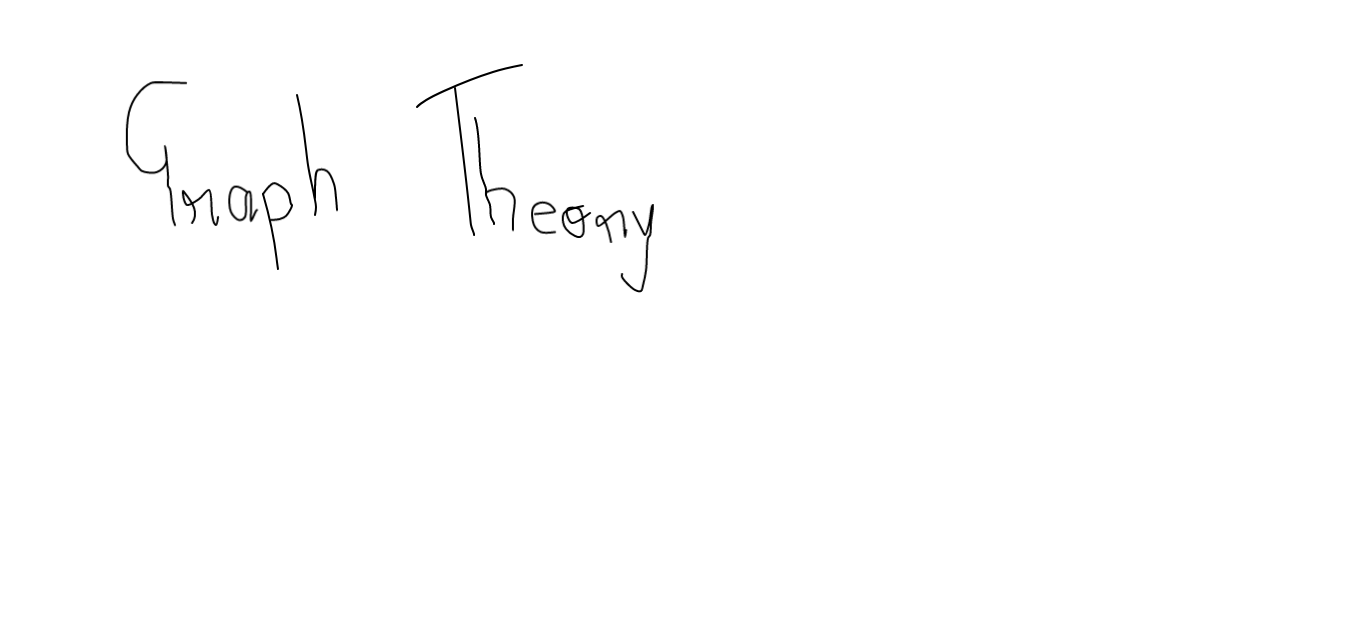
#> input picture ASSIGNMENT_6/image.png, 1364 x 642 px
$ python segment.py
#> lines starting #> are read from the running program, lines starting #| are printed output that depends on the picture; after the words box and inside, x2 and y2 are one past the last pixel; in counts of white or black regions, pixels touching at a corner belong together
#> the answer given: image.png
import warnings
warnings.filterwarnings("ignore", message="numpy.dtype size changed")
warnings.filterwarnings("ignore", message="numpy.ufunc size changed")

import os
os.environ["MKL_THREADING_LAYER"] = "GNU"

import numpy

import cv2
import math
from utility_modules import evaluate, space_contours

# Global Variables Declaration


def add_padding(im):
	old_size = im.shape[:2]
	print(old_size,'hello')
	desired_size = 45

	ratio = float(desired_size)/max(old_size)
	new_size = tuple([int(x*ratio) for x in old_size])

	im = cv2.resize(im, (new_size[1], new_size[0]))

	delta_w = desired_size - new_size[1]
	delta_h = desired_size - new_size[0]
	top, bottom = delta_h//2, delta_h-(delta_h//2)
	left, right = delta_w//2, delta_w-(delta_w//2)

	color = [255]
	new_im = cv2.copyMakeBorder(im, top, bottom, left, right, cv2.BORDER_CONSTANT, value=color)
	return new_im


def process_expression(img_addr, chars):
	# binarized = cv2.adaptiveThreshold(cv2.imread(img_addr, 0), 255, cv2.ADAPTIVE_THRESH_GAUSSIAN_C, cv2.THRESH_BINARY,11,2)
	# binarized = cv2.fastNlMeansDenoisingColored(cv2.imread(img_addr),None,10,10,7,21)
	# binarized = cv2.cvtColor(binarized, cv2.COLOR_RGB2GRAY)
#> called with img_addr = 'image.png'
	binarized = cv2.imread(img_addr, 0)
#> binarized is the input picture: shape (642, 1364); min 0, max 255, mean 254
	for r in range(binarized.shape[0]):
		for c in range(binarized.shape[1]):
			if binarized[r, c] < 127:
				binarized[r, c] = 0
			else:
				binarized[r, c] = 255
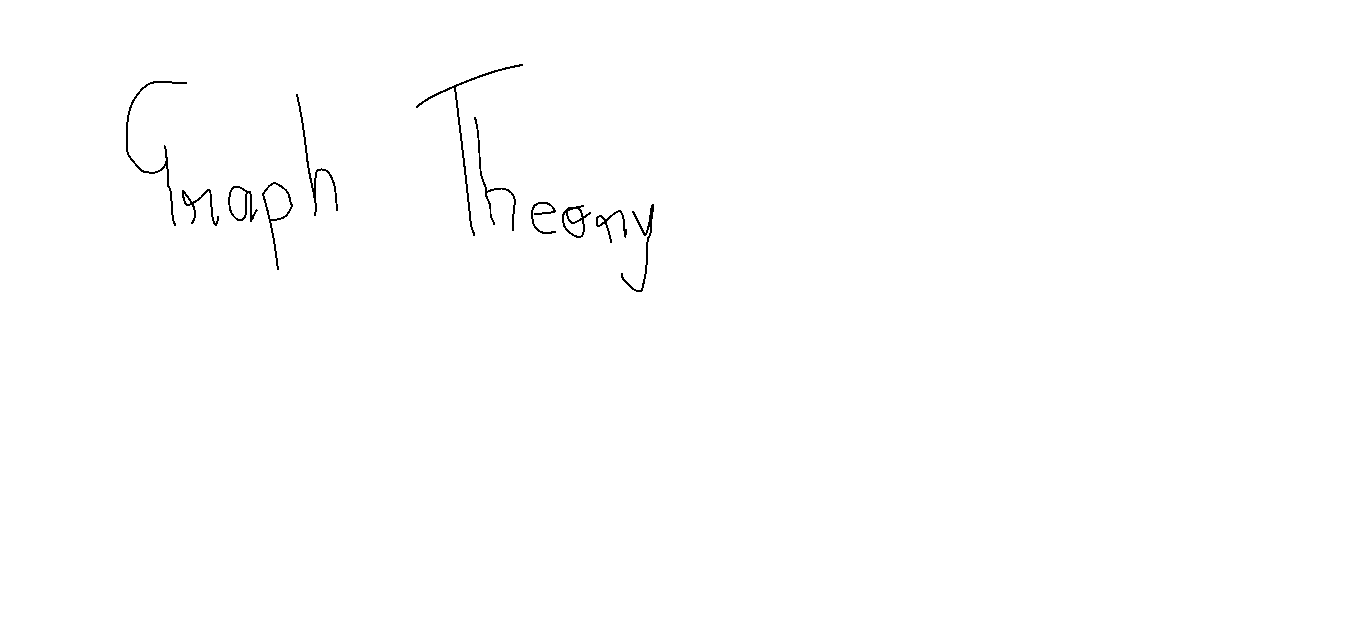
#> binarized: shape (642, 1364); 99.6% white; black in thin lines or dots, all inside (x1, y1, x2, y2) = (126, 64, 654, 292)
	# ret3,binarized = cv2.threshold(binarized, 0, 255, cv2.THRESH_BINARY+cv2.THRESH_OTSU)
	kernel = numpy.ones((3, 3),numpy.uint8)
	binarized = cv2.erode(binarized, kernel, iterations = 1)
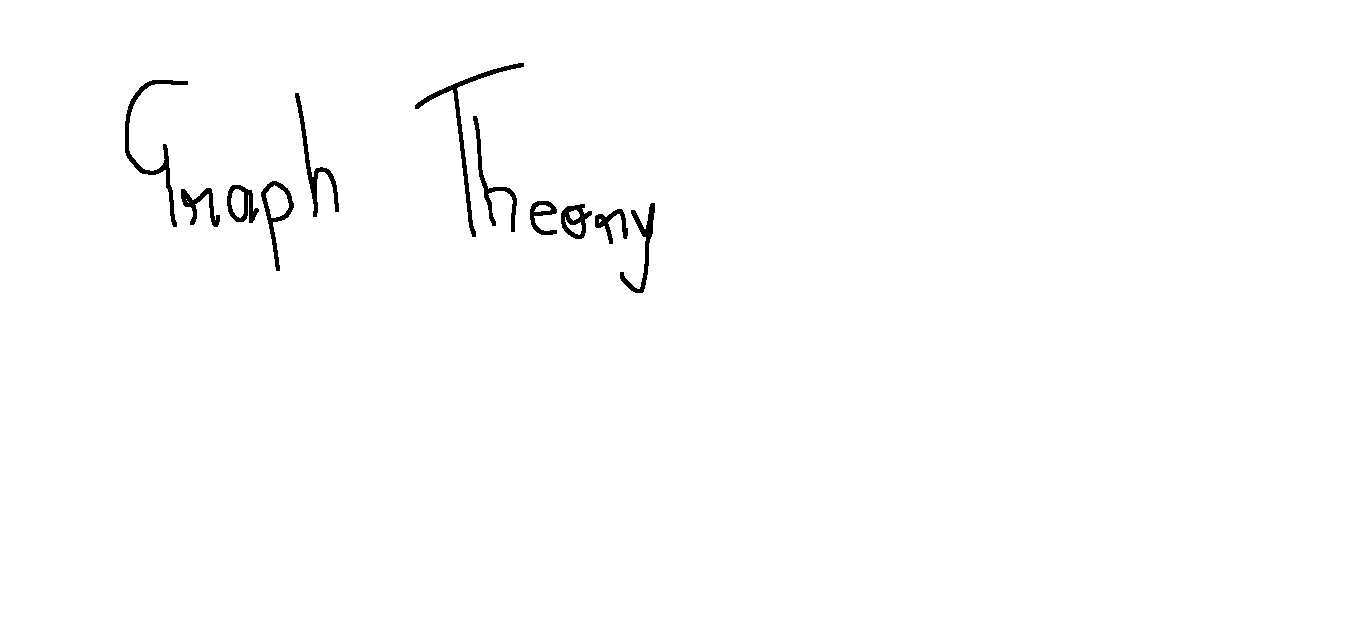
#> binarized: shape (642, 1364); 99.1% white; 11 black regions, largest, box (x1, y1, x2, y2) and area: (415, 63, 524, 237) 1185, (125, 80, 188, 227) 1082, (295, 93, 339, 217) 851
#> (the call stopped at in process_expression, `binarized = space_contours.spacing(binarized)`: utility_modules is not available in this run)
	# binarized = cv2.dilate(binarized, kernel, iterations = 1)
	binarized = space_contours.spacing(binarized)
	cv2.imshow("Image after Spacing", binarized)
	cv2.waitKey(0)
	(cnts, heirarchy) = cv2.findContours(binarized.copy(), cv2.RETR_TREE, cv2.CHAIN_APPROX_SIMPLE)

	contours = []

	for k in range(len(cnts)):
		if heirarchy[0][k][3] == 0:
			contours.append(cv2.boundingRect(cnts[k]))

	contours.sort()


		#uncomment the below code to view segmented tokens
	temp = binarized.copy()
	for x, y, w, h in contours:
		cv2.rectangle(temp, (x, y), (x + w, y + h), 1)
	cv2.imshow("contours", temp)
	cv2.waitKey(0)
	cv2.destroyAllWindows()


	tokens = []

	for k in range(len(contours)):
		x, y, w, h = contours[k]
		chars.append(binarized[y : y + h, x : x + w])
		tokens.append(add_padding(binarized[y : y + h, x : x + w]))
		cv2.imshow("cropped_image"+str(k), add_padding(binarized[y : y + h, x : x + w]))
		cv2.waitKey(0)
	tokens = numpy.array(tokens)
	tokens = tokens.reshape(tokens.shape[0], 1, 45, 45).astype('float32')
	tokens = tokens / 255
	return tokens


if __name__ == "__main__":
	while True:
		img_addr = raw_input("Enter Image Address--->").strip()
#> the answer given: image.png
#> the answer given: image.png
#> (the run stopped early here; a loop or call above may not have finished)

$ run again, on ASSIGNMENT_3/aCUTAL.png
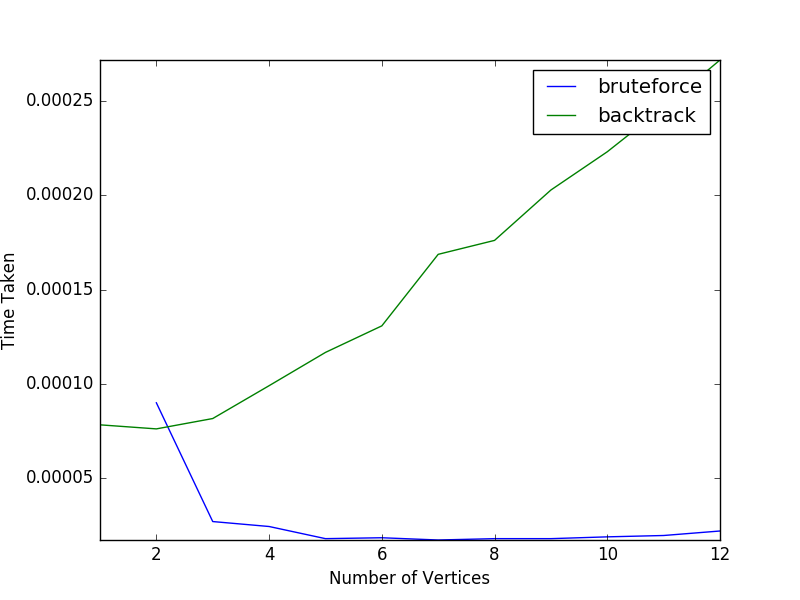
#> input picture ASSIGNMENT_3/aCUTAL.png, 800 x 600 px
#> after the loop in process_expression, `for r in range(binarized.shape[0]):`:
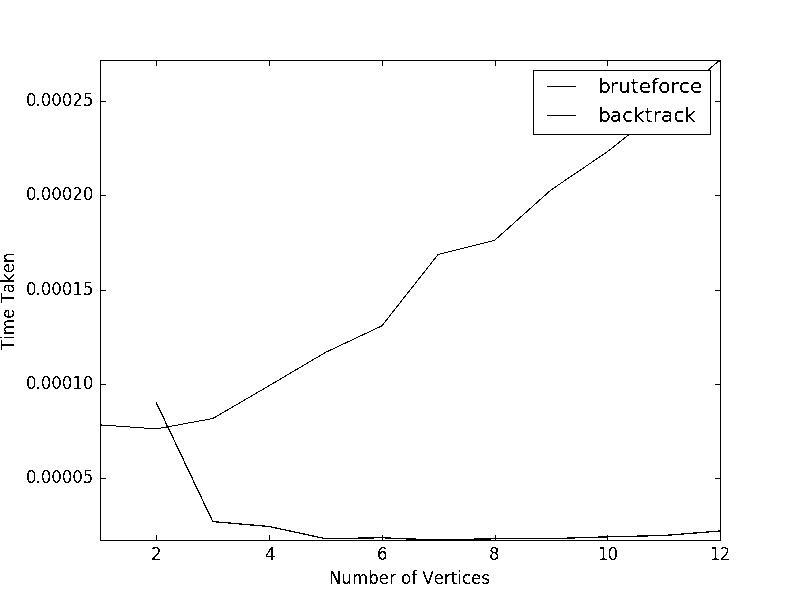
#> binarized: shape (600, 800); 98.4% white; black in thin lines or dots, all inside (x1, y1, x2, y2) = (0, 60, 729, 584)
#> in process_expression, `binarized = cv2.erode(binarized, kernel, iterations = 1)`:
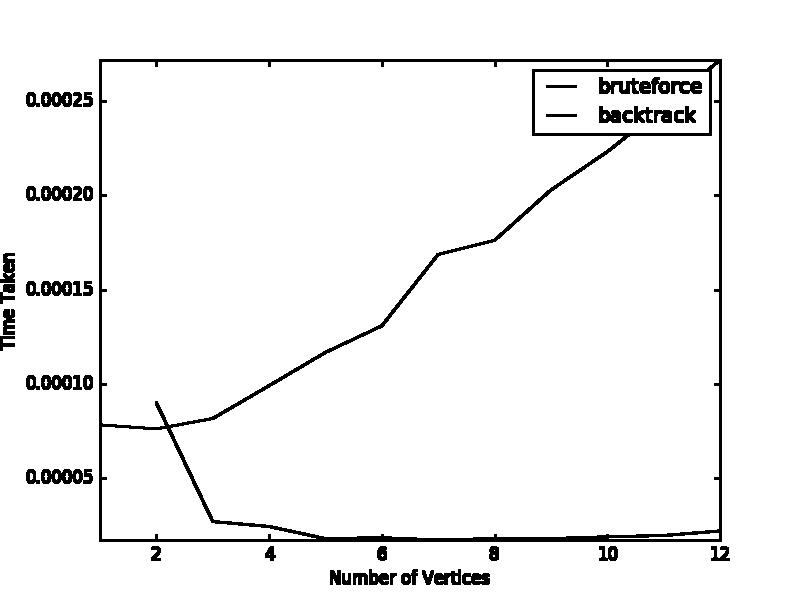
#> binarized: shape (600, 800); 95.5% white; 47 black regions, largest, box (x1, y1, x2, y2) and area: (99, 59, 722, 542) 12521, (599, 77, 670, 94) 744, (41, 469, 93, 484) 583

$ run again, on ASSIGNMENT_3/backtrack vs bruteforce.png
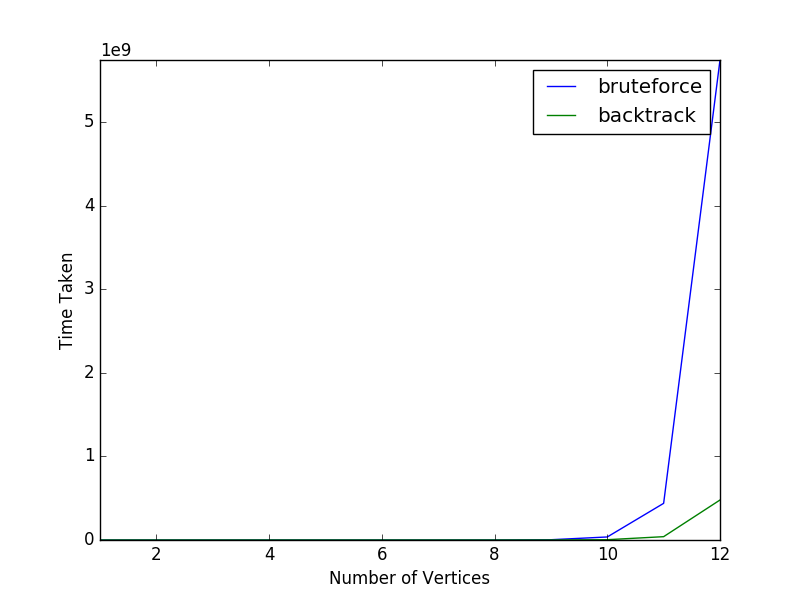
#> input picture ASSIGNMENT_3/backtrack vs bruteforce.png, 800 x 600 px
#> after the loop in process_expression, `for r in range(binarized.shape[0]):`:
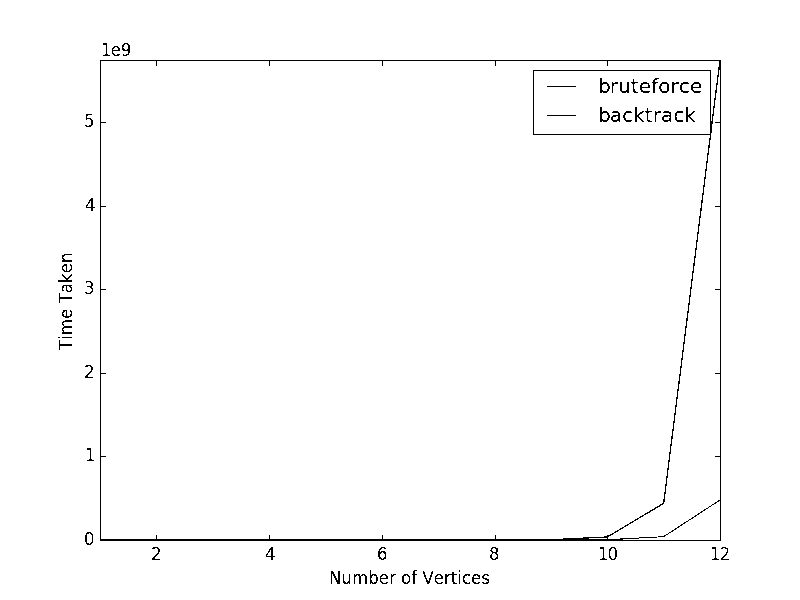
#> binarized: shape (600, 800); 98.6% white; black in thin lines or dots, all inside (x1, y1, x2, y2) = (58, 43, 729, 584)
#> in process_expression, `binarized = cv2.erode(binarized, kernel, iterations = 1)`:
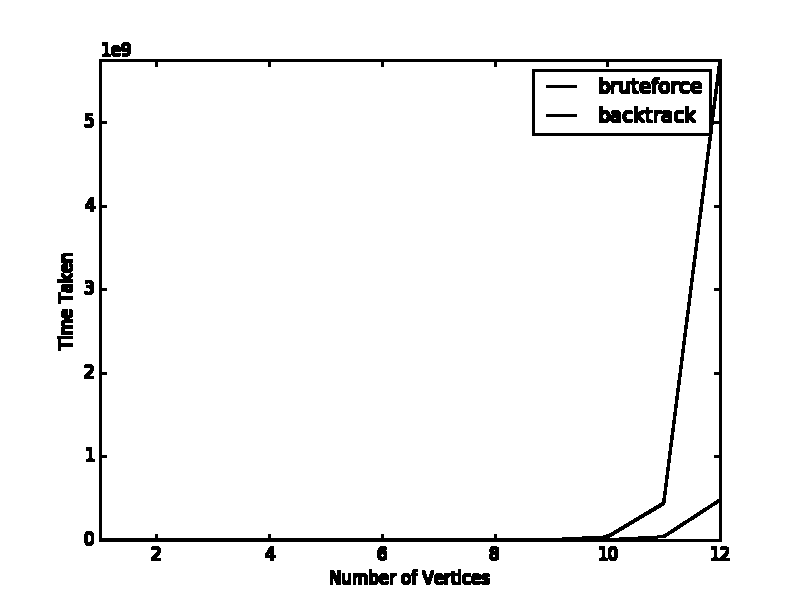
#> binarized: shape (600, 800); 96.4% white; 36 black regions, largest, box (x1, y1, x2, y2) and area: (99, 59, 722, 542) 11028, (599, 77, 670, 94) 744, (422, 569, 461, 585) 394
